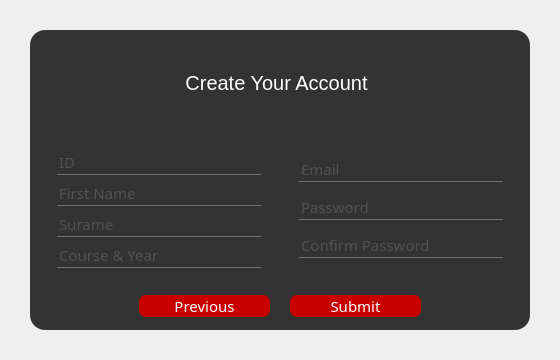
<?xml version="1.0" encoding="UTF-8"?>
<ui version="4.0">
 <class>Form</class>
 <widget class="QDialog" name="Form">
  <property name="geometry">
   <rect>
    <x>0</x>
    <y>0</y>
    <width>560</width>
    <height>360</height>
   </rect>
  </property>
  <property name="minimumSize">
   <size>
    <width>560</width>
    <height>360</height>
   </size>
  </property>
  <property name="windowTitle">
   <string>Dialog</string>
  </property>
  <property name="styleSheet">
   <string notr="true">#Form
{
background:url(:/newPrefix/images/background.jpg);
}</string>
  </property>
  <layout class="QVBoxLayout" name="verticalLayout">
   <property name="spacing">
    <number>0</number>
   </property>
   <property name="leftMargin">
    <number>30</number>
   </property>
   <property name="topMargin">
    <number>30</number>
   </property>
   <property name="rightMargin">
    <number>30</number>
   </property>
   <property name="bottomMargin">
    <number>30</number>
   </property>
   <item>
    <widget class="QFrame" name="frame">
     <property name="styleSheet">
      <string notr="true">QFrame
{
background-color: rgb(51, 51, 51);
border-radius:15px;
}</string>
     </property>
     <property name="frameShape">
      <enum>QFrame::StyledPanel</enum>
     </property>
     <property name="frameShadow">
      <enum>QFrame::Raised</enum>
     </property>
     <layout class="QVBoxLayout" name="verticalLayout_2" stretch="3,5,1">
      <item>
       <widget class="QFrame" name="frame_2">
        <property name="frameShape">
         <enum>QFrame::StyledPanel</enum>
        </property>
        <property name="frameShadow">
         <enum>QFrame::Raised</enum>
        </property>
        <layout class="QHBoxLayout" name="horizontalLayout_2" stretch="2,3,2">
         <item>
          <widget class="QLabel" name="label_3">
           <property name="styleSheet">
            <string notr="true">background-image: url(:/newPrefix/images/CS.png);
background-repeat: no-repeat;
background-position: right;
color: transparent;</string>
           </property>
           <property name="text">
            <string/>
           </property>
          </widget>
         </item>
         <item>
          <widget class="QLabel" name="label">
           <property name="font">
            <font>
             <pointsize>15</pointsize>
            </font>
           </property>
           <property name="styleSheet">
            <string notr="true">font-size: 15pt;
color: rgb(255, 255, 255);</string>
           </property>
           <property name="text">
            <string>Create Your Account</string>
           </property>
           <property name="alignment">
            <set>Qt::AlignCenter</set>
           </property>
          </widget>
         </item>
         <item>
          <widget class="QLabel" name="label_2">
           <property name="styleSheet">
            <string notr="true">background-image: url(:/newPrefix/images/XU_logo_type_ver_2.png);
background-repeat: no-repeat;
color: transparent;</string>
           </property>
           <property name="text">
            <string>aaaaaaaaaaaaaaaaaaaa</string>
           </property>
          </widget>
         </item>
        </layout>
       </widget>
      </item>
      <item>
       <widget class="QFrame" name="frame_3">
        <property name="frameShape">
         <enum>QFrame::StyledPanel</enum>
        </property>
        <property name="frameShadow">
         <enum>QFrame::Raised</enum>
        </property>
        <layout class="QHBoxLayout" name="horizontalLayout_3">
         <property name="spacing">
          <number>20</number>
         </property>
         <item>
          <widget class="QFrame" name="frame_4">
           <property name="frameShape">
            <enum>QFrame::StyledPanel</enum>
           </property>
           <property name="frameShadow">
            <enum>QFrame::Raised</enum>
           </property>
           <layout class="QVBoxLayout" name="verticalLayout_3">
            <item>
             <widget class="QLineEdit" name="id">
              <property name="font">
               <font>
                <family>Century Gothic</family>
                <pointsize>11</pointsize>
               </font>
              </property>
              <property name="styleSheet">
               <string notr="true">QLineEdit
{
background:transparent;
border:none;
color:#717072;
border-bottom:1px solid #717072;

}</string>
              </property>
              <property name="placeholderText">
               <string>ID</string>
              </property>
             </widget>
            </item>
            <item>
             <widget class="QLineEdit" name="firstname">
              <property name="font">
               <font>
                <family>Century Gothic</family>
                <pointsize>11</pointsize>
               </font>
              </property>
              <property name="styleSheet">
               <string notr="true">QLineEdit
{
background:transparent;
border:none;
color:#717072;
border-bottom:1px solid #717072;

}</string>
              </property>
              <property name="placeholderText">
               <string>First Name</string>
              </property>
             </widget>
            </item>
            <item>
             <widget class="QLineEdit" name="surname">
              <property name="font">
               <font>
                <family>Century Gothic</family>
                <pointsize>11</pointsize>
               </font>
              </property>
              <property name="styleSheet">
               <string notr="true">QLineEdit
{
background:transparent;
border:none;
color:#717072;
border-bottom:1px solid #717072;

}</string>
              </property>
              <property name="placeholderText">
               <string>Surame</string>
              </property>
             </widget>
            </item>
            <item>
             <widget class="QLineEdit" name="courseNyear">
              <property name="font">
               <font>
                <family>Century Gothic</family>
                <pointsize>11</pointsize>
               </font>
              </property>
              <property name="styleSheet">
               <string notr="true">QLineEdit
{
background:transparent;
border:none;
color:#717072;
border-bottom:1px solid #717072;

}</string>
              </property>
              <property name="placeholderText">
               <string>Course &amp; Year</string>
              </property>
             </widget>
            </item>
           </layout>
          </widget>
         </item>
         <item>
          <widget class="QFrame" name="frame_5">
           <property name="frameShape">
            <enum>QFrame::StyledPanel</enum>
           </property>
           <property name="frameShadow">
            <enum>QFrame::Raised</enum>
           </property>
           <layout class="QVBoxLayout" name="verticalLayout_4">
            <item>
             <widget class="QLineEdit" name="email">
              <property name="font">
               <font>
                <family>Century Gothic</family>
                <pointsize>11</pointsize>
               </font>
              </property>
              <property name="styleSheet">
               <string notr="true">QLineEdit
{
background:transparent;
border:none;
color:#717072;
border-bottom:1px solid #717072;

}</string>
              </property>
              <property name="placeholderText">
               <string>Email</string>
              </property>
             </widget>
            </item>
            <item>
             <widget class="QLineEdit" name="password">
              <property name="font">
               <font>
                <family>Century Gothic</family>
                <pointsize>11</pointsize>
               </font>
              </property>
              <property name="styleSheet">
               <string notr="true">QLineEdit
{
background:transparent;
border:none;
color:#717072;
border-bottom:1px solid #717072;

}</string>
              </property>
              <property name="echoMode">
               <enum>QLineEdit::Password</enum>
              </property>
              <property name="placeholderText">
               <string>Password</string>
              </property>
             </widget>
            </item>
            <item>
             <widget class="QLineEdit" name="confirmpass">
              <property name="font">
               <font>
                <family>Century Gothic</family>
                <pointsize>11</pointsize>
               </font>
              </property>
              <property name="styleSheet">
               <string notr="true">QLineEdit
{
background:transparent;
border: none;
color:#717072;
border-bottom:1px solid #717072;
}</string>
              </property>
              <property name="echoMode">
               <enum>QLineEdit::Password</enum>
              </property>
              <property name="placeholderText">
               <string>Confirm Password</string>
              </property>
             </widget>
            </item>
           </layout>
          </widget>
         </item>
        </layout>
       </widget>
      </item>
      <item>
       <widget class="QFrame" name="frame_6">
        <property name="frameShape">
         <enum>QFrame::StyledPanel</enum>
        </property>
        <property name="frameShadow">
         <enum>QFrame::Raised</enum>
        </property>
        <layout class="QHBoxLayout" name="horizontalLayout" stretch="1,1">
         <property name="spacing">
          <number>20</number>
         </property>
         <property name="leftMargin">
          <number>100</number>
         </property>
         <property name="topMargin">
          <number>0</number>
         </property>
         <property name="rightMargin">
          <number>100</number>
         </property>
         <property name="bottomMargin">
          <number>0</number>
         </property>
         <item>
          <widget class="QPushButton" name="previousbutton">
           <property name="font">
            <font>
             <family>Century Gothic</family>
             <pointsize>11</pointsize>
            </font>
           </property>
           <property name="styleSheet">
            <string notr="true">QPushButton{
background-color: rgb(200, 0, 0);
color: rgb(255, 255, 255);
border-radius:7px;
}

QPushButton:hover
{
color:#333;
border-radius:15px;
background:#49ebff;
}</string>
           </property>
           <property name="text">
            <string>Previous</string>
           </property>
          </widget>
         </item>
         <item>
          <widget class="QPushButton" name="submitbutton">
           <property name="font">
            <font>
             <family>Century Gothic</family>
             <pointsize>11</pointsize>
            </font>
           </property>
           <property name="styleSheet">
            <string notr="true">QPushButton{
background-color: rgb(200, 0, 0);
color: rgb(255, 255, 255);
border-radius:7px;
}

QPushButton:hover
{
color:#333;
border-radius:15px;
background:#49ebff;
}</string>
           </property>
           <property name="text">
            <string>Submit</string>
           </property>
          </widget>
         </item>
        </layout>
       </widget>
      </item>
     </layout>
    </widget>
   </item>
  </layout>
 </widget>
 <resources>
  <include location="Test.qrc"/>
 </resources>
 <connections/>
</ui>
